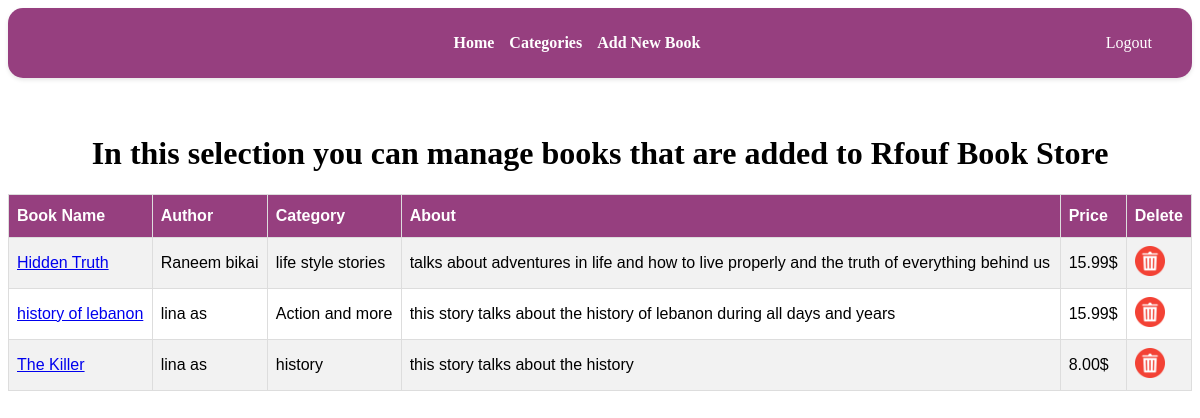
Before: /manageBooks.php (signed in) with the older database file.
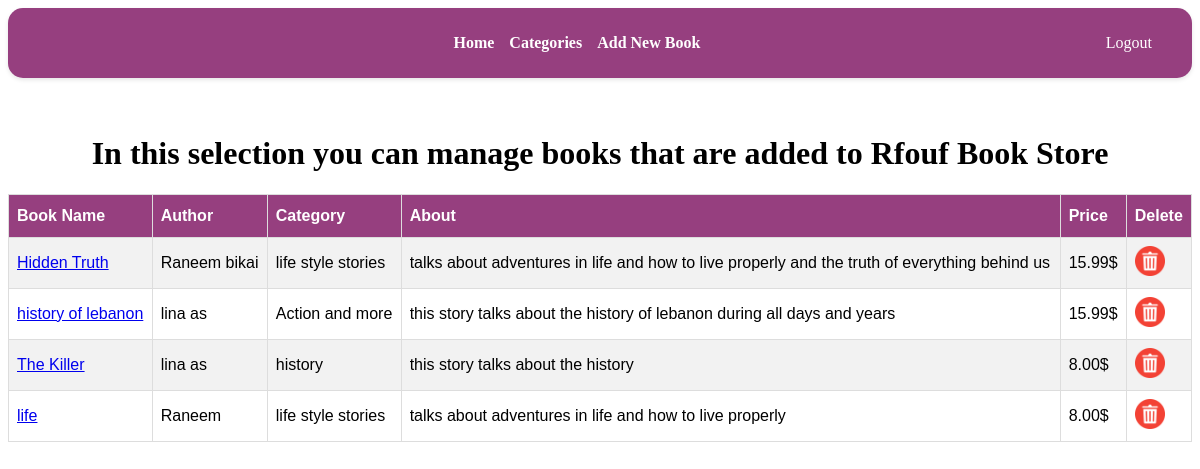
After: the same page with the newer database file.
### tables this page shows
CREATE TABLE `books` (
  `id` int(80) NOT NULL,
  `db_name` varchar(80) NOT NULL,
  `db_author` varchar(80) NOT NULL,
  `db_category` varchar(80) NOT NULL,
  `db_about` varchar(300) NOT NULL,
  `db_price` varchar(80) NOT NULL
);

### manageBooks.php (the view, shortened to what this page needs)
<!DOCTYPE html>
<html lang="en">
<head>
</head>
<body>
<header>
        <nav>
            <ul>
            <li><a href="home.php">Home</a></li>
            <li><a href="categories.php">Categories</a></li>
            <li><a href="newbook.php">Add New Book</a></li>
            </ul>
        </nav>
        <div class="actions">
        <a href="logout.php" class="btn-logout">Logout</a>
          </div>
        </header>
      <table id="customers">
      <tr>
        <th>Book Name</th>
        <th>Author</th>
        <th>Category</th>
        <th>About</th>
        <th>Price</th>
        <th>Delete</th>
      </tr>
      <br><br>
      <h1><center>In this selection you can manage books that are added to Rfouf Book Store</center></h1>
<?php
include "inc/connection.php";
$sql = "SELECT*FROM books";
$return = mysqli_query($con,$sql);
while($row=mysqli_fetch_assoc($return)){
     echo" <tr>
        <td><a href=bookDetails.php?ID=".$row['id'].">".$row['db_name']."</a></td>
        <td>".$row['db_author']."</td>
        <td>".$row['db_category']."</td>
        <td>".$row['db_about']."</td>
        <td>".$row['db_price']."</td>
        <td><a href=delete.php?ID=".$row['id']."><img src='imgs/bin.png' width=30px></a></td>
          </tr>";
}
     ?>
      </table>
</body>
</html>

### manageBooks.php (style rules this page uses)
#customers { font-family: Arial, Helvetica, sans-serif; border-collapse: collapse; width: 100%; }
#customers td, #customers th { border: 1px solid #ddd; padding: 8px; }
#customers tr:nth-child(even) { background-color: #f2f2f2; }
#customers th { padding-top: 12px; padding-bottom: 12px; text-align: left; background-color: #963f7f; color: white; }
header { display: flex; justify-content: space-between; align-items: center; padding: 10px 20px; background-color: #963f7f; box-shadow: 0 2px 4px rgba(0, 0, 0, 0.1); border-radius: 15px; }
nav { flex-grow: 1; display: flex; justify-content: center; }
nav ul { display: flex; gap: 15px; list-style: none; }
nav ul li a { text-decoration: none; color: white; font-weight: bold; }
.btn-logout { padding: 10px 20px; color: white; text-decoration: none; border-radius: 4px; transition: background-color 0.3s; }

Changed rows visible on the page:
added books: db_name "life", db_author "Raneem", db_category "life style stories", db_about "talks about adventures in life and how to live properly", db_price "8.00$"
